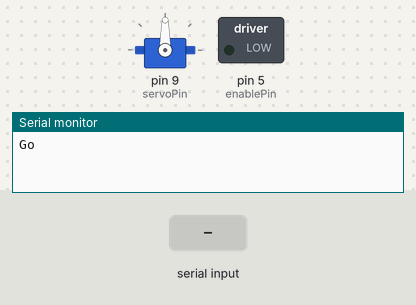
The sketch below on a simulated Arduino Uno, built with avr-gcc and run on an emulated ATmega328P. On the bench: servo, switched loads named in the sketch (green lamp = pin HIGH), the last lines printed to the serial monitor. The test bench sets the inputs (shaded band). Random numbers use the default seed unless the sketch sets one.

Above: at 1.2 s.
1.3 s: "G" received over the second serial link
At 1.8 s:
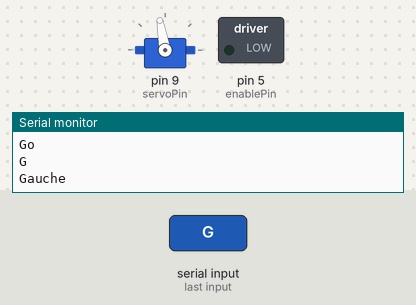
2.8 s: "A" received over the second serial link
At 4.0 s:
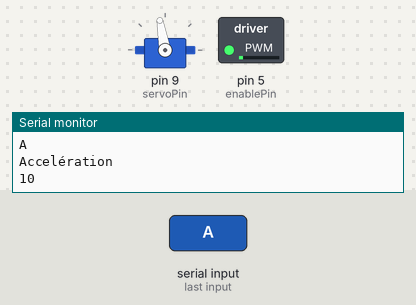
4.3 s: "D" received over the second serial link
At 5.3 s:
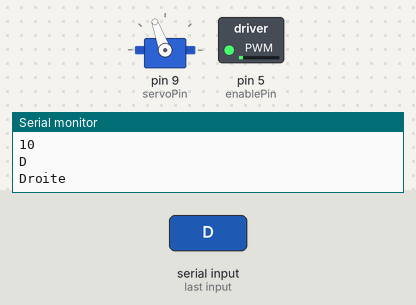
5.8 s: "G" received over the second serial link
At 6.3 s:
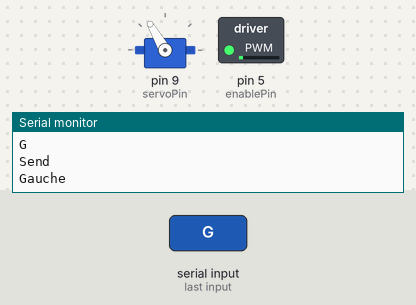
7.3 s: "R" received over the second serial link
At 8.7 s:
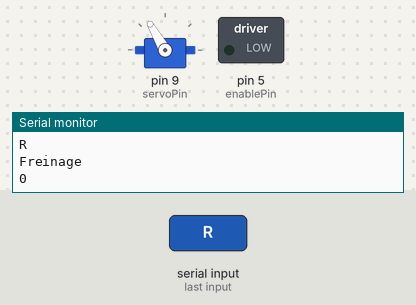
Timing chart, 0 to 9.8 s (numbered marks = the images above; inputs shaded):
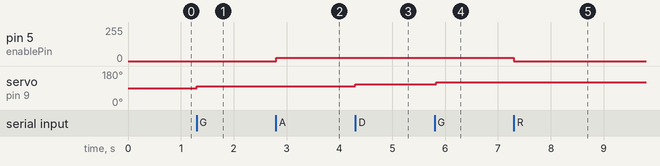

The sketch:

BOAT_PROJECT_1.4.5.ino
```cpp
#include <Servo.h> // Librarie servo motor
#include <SoftwareSerial.h> // Librarie moniteur serie

SoftwareSerial MyBlue(2, 3); // RX | TX // Création du serial bluetooht sur l'arduino. Avec les pins 2 et 3.

const int servoPin = 9; //Pin du servomoteur
Servo myservo; // Déclaration du servo moteur
int servopot = 90;
char flag = 0; // Variable qui contient la valeur du message bluetooht
String heading[] = {"North","South","East","West"}; //tableau des caps

int motorPin4 = 10;  //Pin du Pont en H L298N
int motorPin3 = 6;
int enablePin = 5;

int motorspeed = 0; //variable de la vitesse du moteur
int state = 0;

#define EXE_INTERVAL 5000 //Déclaration du delais de la montée des variables du bateau vers l'app
unsigned long lastExecutedMillis = 0; //Variable millis du temps écoulé

void setup()
{
  Serial.begin(9600); //Ouverture du serial sur l'ordnateur (utile uniqument pour debug)
  MyBlue.begin(9600);  //Ouverture du serial bluetooht
  myservo.attach(servoPin); //attache du servo motor à sa pin
  Serial.println("Go"); // Ecriture sur le serial PC (uniquement pour debug)
}
void loop()
 {
  if (MyBlue.available()){ //test de l'état de la communication bluetooth
    flag = MyBlue.read();  //lecture du serial bluethoot
    Serial.println(flag);  //Recriture du serial bluethoot sur le serial PC

  unsigned long currentMillis = millis();

  if (currentMillis - lastExecutedMillis >= EXE_INTERVAL) { // Envoi de données toute les 5sec
    lastExecutedMillis = currentMillis;

    //Création du message qui sera recu par l'app. On utilise une suite de variable découper par des "/". L'application utilise un spliter (Voir spliter App) pour découper cette suite de caratère et reconstruire les variables.
    //Pour le moment ce sont des variables aléatoires. A terme le module GPS va fournir ces différentes valeurs: Position GPS (Lat et Lon), vitesse du bateau (A voir si on utilise la vitesse du GPS ou celle issue d'un calcule avec la vitesse de l'hélice)
    //et la date+heure

    MyBlue.print(motorspeed); //Speed
    MyBlue.print("/");
    MyBlue.print(heading[random(4)]);  //Heading
    MyBlue.print("/");
    MyBlue.print("-1.504");
    MyBlue.print(random(99)); // Lon
    MyBlue.print("/");
    MyBlue.print("47.276");
    MyBlue.print(random(99)); //Lat
    MyBlue.print("/");
    MyBlue.print(random(12)); // pH


    Serial.println("Send"); // Message de debugging
  }
    //Partie direction

    if(flag == 'G'){              //Lecture et comparaison de la variable bluetooth, G ou D pour Gauche et Droite. La position du moteur est à 90 de base, tourne à +- 45
      if(servopot <= 140){
        servopot = servopot + 10;
        }
      myservo.write(45);
      Serial.println("Gauche");
    }
    else if(flag == 'D'){
      if(servopot >= 40){
        servopot = servopot + 10;
        }
      myservo.write(135);
      Serial.println("Droite");
      }

     else if(flag == 'A'){  // accelération
       if(motorspeed < 100){
        motorspeed = motorspeed + 10;
        }

       Serial.println("Accelération");
       Serial.println(motorspeed);
      }
      else if(flag == 'R'){  //ralentissement
        if(motorspeed > 0){
         motorspeed = motorspeed - 10;
        }
        Serial.println("Freinage");
        Serial.println(motorspeed);
      }
      else if(flag == 'S'){

      Switchdirection();

      }

      }

    myservo.write(servopot);
    analogWrite(enablePin, map(motorspeed, 0, 100, 0, 255));

  }

    void Switchdirection(){

        motorspeed = 0;
        state = digitalRead(motorPin4);
        if (state == HIGH ){

          digitalWrite(motorPin4, LOW);
          digitalWrite(motorPin3, HIGH);
          Serial.println("Sens horraire");
         }
        else {

          digitalWrite(motorPin4, HIGH);
          digitalWrite(motorPin3, LOW);
          Serial.println("Sens antihorraire");
         }
        return;
  }
```

Measured:
- after the input at 1.3 s, servo on pin 9 (servoPin): 90° → 100° at once
- after the input at 2.8 s, pin 5 (enablePin): 0/255 → 25/255 at once
- after the input at 4.3 s, servo on pin 9 (servoPin): 100° → 110° at once
- after the input at 5.8 s, servo on pin 9 (servoPin): 110° → 120° at once
- after the input at 7.3 s, pin 5 (enablePin): 25/255 → 0/255 at once
